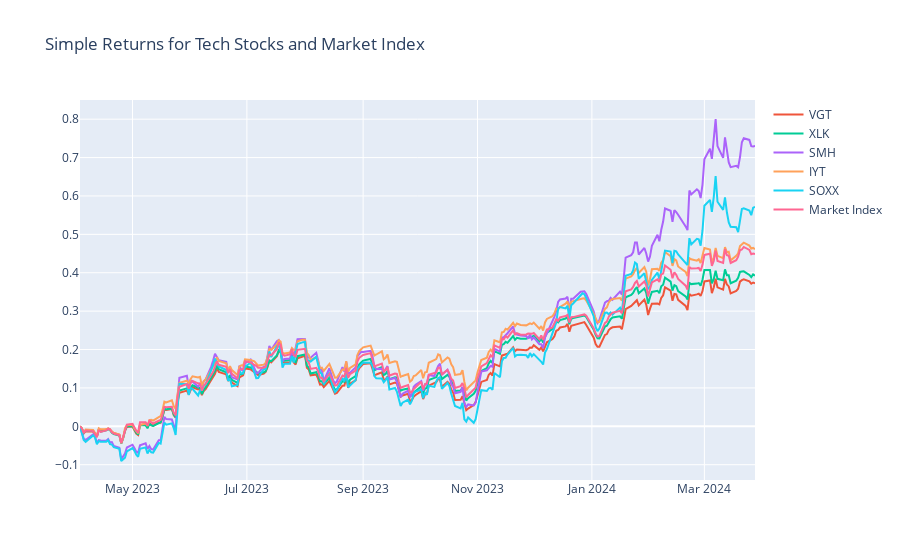

The notebook cell this image was saved under:
### Code cell
# plot the simple retruns using plotly for all stocks along with market index
fig = px.line(title="Simple Returns for Tech Stocks and Market Index")
fig.add_scatter(x=vgt_data.index, y=vgt_data['simple_return'], mode='lines', name='VGT')
fig.add_scatter(x=xlk_data.index, y=xlk_data['simple_return'], mode='lines', name='XLK')
fig.add_scatter(x=smh_data.index, y=smh_data['simple_return'], mode='lines', name='SMH')
fig.add_scatter(x=iyt_data.index, y=iyt_data['simple_return'], mode='lines', name='IYT')
fig.add_scatter(x=soxx_data.index, y=soxx_data['simple_return'], mode='lines', name='SOXX')
fig.add_scatter(x=market_index_data.index, y=market_index_data['simple_return'], mode='lines', name='Market Index')
fig.show()

### Figure 1 — Plotly figure (JSON) as saved in the notebook; plotly's stock layout.template omitted (floating-point values rounded to 4 significant figures; data arrays with more than 128 entries replaced by an {"elided": "..."} marker saying what was removed)
{"data": [{"hovertemplate": "<extra></extra>", "legendgroup": "", "line": {"color": "#636efa", "dash": "solid"}, "marker": {"symbol": "circle"}, "mode": "lines", "name": "", "orientation": "v", "showlegend": false, "type": "scatter", "xaxis": "x", "yaxis": "y"}, {"mode": "lines", "name": "VGT", "type": "scatter", "x": {"elided": "249 str values"}, "y": {"elided": "249 float values"}}, {"mode": "lines", "name": "XLK", "type": "scatter", "x": {"elided": "249 str values"}, "y": {"elided": "249 float values"}}, {"mode": "lines", "name": "SMH", "type": "scatter", "x": {"elided": "249 str values"}, "y": {"elided": "249 float values"}}, {"mode": "lines", "name": "IYT", "type": "scatter", "x": {"elided": "249 str values"}, "y": {"elided": "249 float values"}}, {"mode": "lines", "name": "SOXX", "type": "scatter", "x": {"elided": "249 str values"}, "y": {"elided": "249 float values"}}, {"mode": "lines", "name": "Market Index", "type": "scatter", "x": {"elided": "249 str values"}, "y": {"elided": "249 float values"}}], "layout": {"legend": {"tracegroupgap": 0}, "title": {"text": "Simple Returns for Tech Stocks and Market Index"}, "xaxis": {"anchor": "y", "domain": [0, 1]}, "yaxis": {"anchor": "x", "domain": [0, 1]}}}
